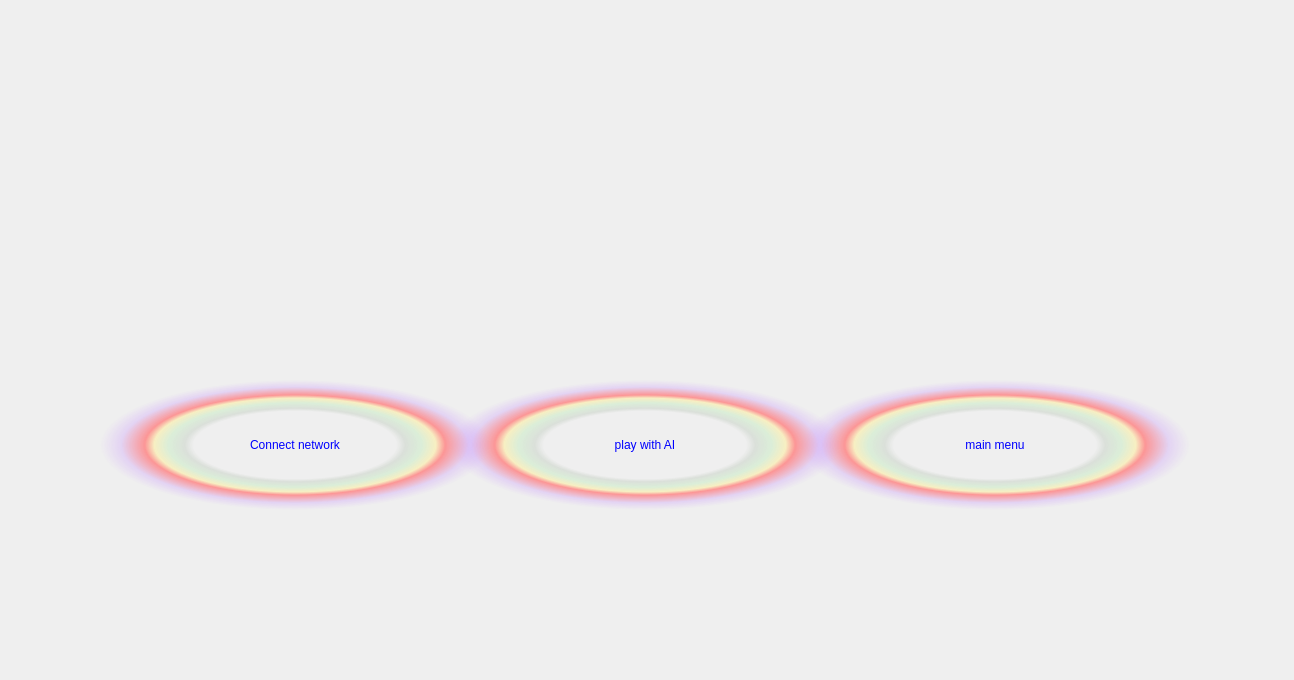
<?xml version="1.0" encoding="UTF-8"?>
<ui version="4.0">
 <class>monopoly</class>
 <widget class="QWidget" name="monopoly">
  <property name="geometry">
   <rect>
    <x>0</x>
    <y>0</y>
    <width>1294</width>
    <height>680</height>
   </rect>
  </property>
  <property name="windowTitle">
   <string>Form</string>
  </property>
  <property name="styleSheet">
   <string notr="true">background-image:url(:/monopoly.png);</string>
  </property>
  <widget class="QPushButton" name="pushButton_2">
   <property name="geometry">
    <rect>
     <x>800</x>
     <y>380</y>
     <width>390</width>
     <height>130</height>
    </rect>
   </property>
   <property name="focusPolicy">
    <enum>Qt::NoFocus</enum>
   </property>
   <property name="contextMenuPolicy">
    <enum>Qt::CustomContextMenu</enum>
   </property>
   <property name="styleSheet">
    <string notr="true">font: 26pt &quot;MV Boli&quot;;
color:rgb(0, 0, 255);
border-style:solid;
background:qradialgradient(spread:pad, cx:0.5, cy:0.5, radius:0.5, fx:0.5, fy:0.5, stop:0 rgba(0, 0, 0, 0), stop:0.52 rgba(0, 0, 0, 0), stop:0.565 rgba(82, 121, 76, 33), stop:0.65 rgba(159, 235, 148, 64), stop:0.721925 rgba(255, 238, 150, 129), stop:0.77 rgba(255, 128, 128, 204), stop:0.89 rgba(191, 128, 255, 64), stop:1 rgba(0, 0, 0, 0))
       </string>
   </property>
   <property name="text">
    <string>main menu</string>
   </property>
  </widget>
  <widget class="QPushButton" name="pushButton_3">
   <property name="geometry">
    <rect>
     <x>450</x>
     <y>380</y>
     <width>390</width>
     <height>130</height>
    </rect>
   </property>
   <property name="focusPolicy">
    <enum>Qt::NoFocus</enum>
   </property>
   <property name="contextMenuPolicy">
    <enum>Qt::CustomContextMenu</enum>
   </property>
   <property name="styleSheet">
    <string notr="true">font: 26pt &quot;MV Boli&quot;;
color:rgb(0, 0, 255);
border-style:solid;
background:qradialgradient(spread:pad, cx:0.5, cy:0.5, radius:0.5, fx:0.5, fy:0.5, stop:0 rgba(0, 0, 0, 0), stop:0.52 rgba(0, 0, 0, 0), stop:0.565 rgba(82, 121, 76, 33), stop:0.65 rgba(159, 235, 148, 64), stop:0.721925 rgba(255, 238, 150, 129), stop:0.77 rgba(255, 128, 128, 204), stop:0.89 rgba(191, 128, 255, 64), stop:1 rgba(0, 0, 0, 0))
       </string>
   </property>
   <property name="text">
    <string>play with AI</string>
   </property>
  </widget>
  <widget class="QPushButton" name="pushButton">
   <property name="geometry">
    <rect>
     <x>100</x>
     <y>380</y>
     <width>390</width>
     <height>130</height>
    </rect>
   </property>
   <property name="focusPolicy">
    <enum>Qt::NoFocus</enum>
   </property>
   <property name="contextMenuPolicy">
    <enum>Qt::CustomContextMenu</enum>
   </property>
   <property name="styleSheet">
    <string notr="true">font: 26pt &quot;MV Boli&quot;;
color:rgb(0, 0, 255);
border-style:solid;
background:qradialgradient(spread:pad, cx:0.5, cy:0.5, radius:0.5, fx:0.5, fy:0.5, stop:0 rgba(0, 0, 0, 0), stop:0.52 rgba(0, 0, 0, 0), stop:0.565 rgba(82, 121, 76, 33), stop:0.65 rgba(159, 235, 148, 64), stop:0.721925 rgba(255, 238, 150, 129), stop:0.77 rgba(255, 128, 128, 204), stop:0.89 rgba(191, 128, 255, 64), stop:1 rgba(0, 0, 0, 0))
       </string>
   </property>
   <property name="text">
    <string>Connect network</string>
   </property>
  </widget>
 </widget>
 <resources/>
 <connections/>
</ui>
